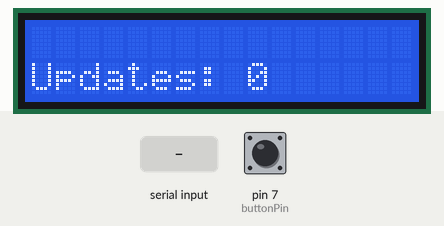
Simulated run of this sketch. Board: Arduino Uno, built with avr-gcc and run on an emulated ATmega328P. Shown: 16×2 character LCD. Inputs (shaded band) come from the test bench; at power-on: pin 7 (buttonPin) HIGH. What the sketch prints to the serial monitor is not drawn.

Above: at 1.2 s.
1.3 s: pin 7 (buttonPin) pulled LOW for 0.15 s
At 2.0 s:
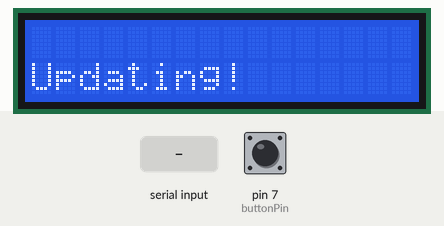
2.9 s: "1" received over Serial
At 3.7 s:
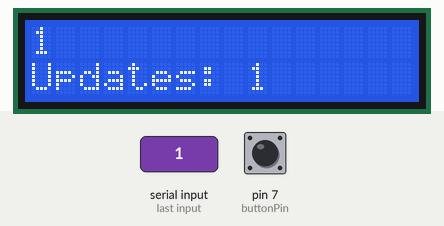
4.5 s: pin 7 (buttonPin) pulled LOW for 1 s
At 5.7 s:
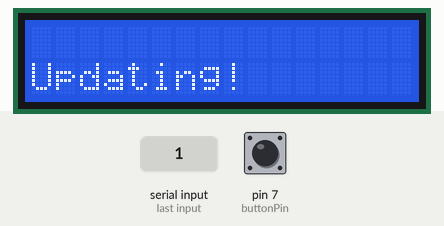
7.0 s: "0" received over Serial
At 8.0 s:
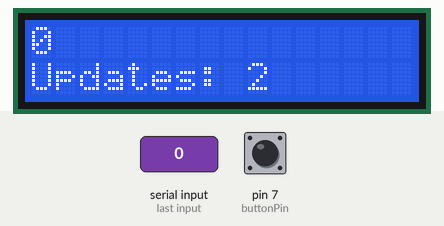
8.6 s: pin 7 (buttonPin) pulled LOW for 3.2 s
At 10.0 s:
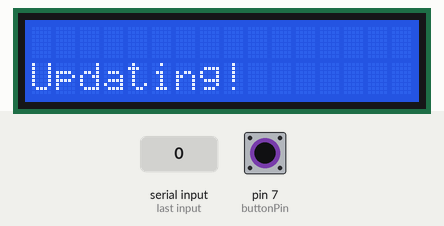
Timing chart, 0 to 11.6 s (numbered marks = the images above; inputs shaded):
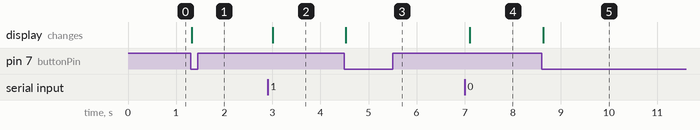

The sketch:

lcd_display.ino
```cpp
/*
  Reads from serial and writes message it receives on first line of lcd.
  Counts number of updates and displays it on the 2nd lcd line.
*/
// include the library code:
#include <LiquidCrystal.h>

// initialize the library with the numbers of the interface pins
LiquidCrystal lcd(12, 11, 5, 4, 3, 2);

const int buttonPin = 7;

int updateCount;    //# of times pushbutton pressed

void setup() {
  updateCount = 0;

  pinMode(buttonPin, INPUT);

  // begin serial connection
  Serial.begin(9600);

  // set up the LCD's number of columns and rows:
  lcd.begin(16, 2);
}

void loop() {
  String message;   //# message that displays the count
  int buttonState;
  int receiveWait;
  boolean messageReceived;

  buttonState = digitalRead(buttonPin);

  receiveWait = 0;
  messageReceived = false;

  // only check for message when button is depressed
  if (buttonState == LOW) {

    // request players via serial
    Serial.write("Arduino requesting players!");

    message = String("Updating!");
    lcd.clear();
    lcd.setCursor(0, 1);
    lcd.print(message);

    // wait for message via serial
    while (!messageReceived) {
      if (Serial.available()) {
        // wait a bit for the entire message to arrive
        delay(100);
        // clear the screen & set the cursor
        lcd.clear();
        lcd.setCursor(0, 0);
        // read all the available characters
        while (Serial.available() > 0) {
          lcd.write(Serial.read());
        }

        updateCount ++;            //updateCount goes up after receiving message
        messageReceived = true;  //set receivedMsg to true to exit the loop
      }

    }

  }
  lcd.setCursor(0, 1);
  message = String("Updates: ") + updateCount;
  lcd.print(message);

  // set the cursor to column 0, line 1
  // (note: line 1 is the second row, since counting begins with 0):
  //lcd.setCursor(0, 1);
  // print the number of seconds since reset:
  //lcd.print(millis()/1000);
}
```

Measured:
- after the input at 1.3 s, the display: changes at once (image 1)
- after the input at 2.9 s, the display: changes after 0.11 s (image 2)
- after the input at 4.5 s, the display: changes at once (image 3)
- after the input at 7.0 s, the display: changes after 0.11 s (image 4)
- after the input at 8.6 s, the display: changes at once (image 5)
